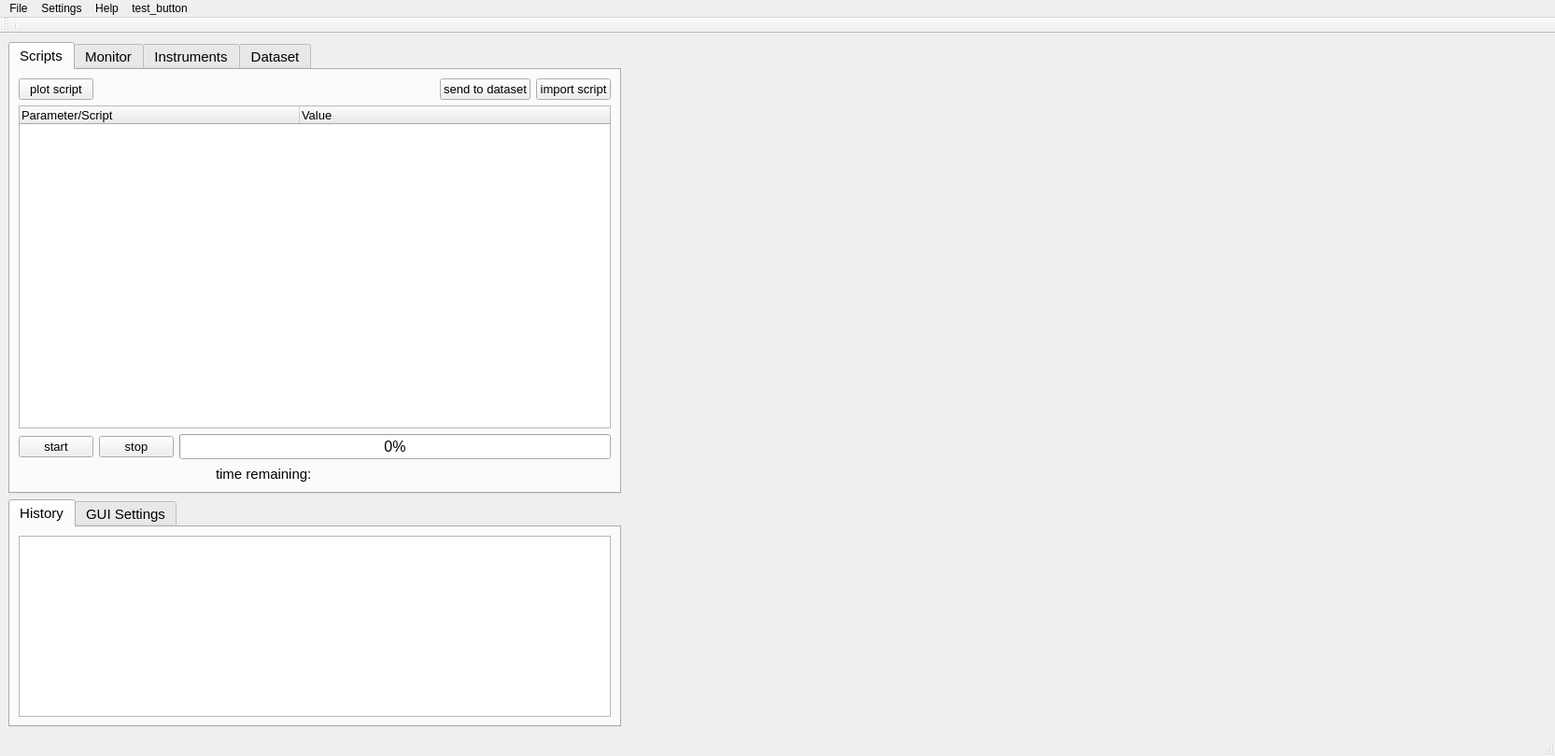
<?xml version="1.0" encoding="UTF-8"?>
<ui version="4.0">
 <class>MainWindow</class>
 <widget class="QMainWindow" name="MainWindow">
  <property name="geometry">
   <rect>
    <x>0</x>
    <y>0</y>
    <width>1665</width>
    <height>810</height>
   </rect>
  </property>
  <property name="sizePolicy">
   <sizepolicy hsizetype="Expanding" vsizetype="Expanding">
    <horstretch>0</horstretch>
    <verstretch>0</verstretch>
   </sizepolicy>
  </property>
  <property name="windowTitle">
   <string>Lukin Lab - B26 GUI</string>
  </property>
  <widget class="QWidget" name="centralwidget">
   <layout class="QHBoxLayout" name="horizontalLayout_8">
    <item>
     <layout class="QHBoxLayout" name="horizontalLayout_7" stretch="8,12">
      <item>
       <layout class="QVBoxLayout" name="verticalLayout_10" stretch="0,0">
        <item>
         <widget class="QTabWidget" name="tabWidget">
          <property name="sizePolicy">
           <sizepolicy hsizetype="Expanding" vsizetype="Expanding">
            <horstretch>0</horstretch>
            <verstretch>0</verstretch>
           </sizepolicy>
          </property>
          <property name="font">
           <font>
            <pointsize>11</pointsize>
           </font>
          </property>
          <property name="autoFillBackground">
           <bool>true</bool>
          </property>
          <property name="tabPosition">
           <enum>QTabWidget::North</enum>
          </property>
          <property name="tabShape">
           <enum>QTabWidget::Rounded</enum>
          </property>
          <property name="currentIndex">
           <number>0</number>
          </property>
          <widget class="QWidget" name="tab_scripts">
           <attribute name="title">
            <string>Scripts</string>
           </attribute>
           <layout class="QVBoxLayout" name="verticalLayout_6">
            <item>
             <layout class="QVBoxLayout" name="verticalLayout_4">
              <item>
               <layout class="QHBoxLayout" name="horizontalLayout_4">
                <item>
                 <widget class="QPushButton" name="btn_plot_script">
                  <property name="font">
                   <font>
                    <pointsize>10</pointsize>
                   </font>
                  </property>
                  <property name="text">
                   <string>plot script</string>
                  </property>
                 </widget>
                </item>
                <item>
                 <spacer name="horizontalSpacer_2">
                  <property name="orientation">
                   <enum>Qt::Horizontal</enum>
                  </property>
                  <property name="sizeHint" stdset="0">
                   <size>
                    <width>40</width>
                    <height>20</height>
                   </size>
                  </property>
                 </spacer>
                </item>
                <item>
                 <widget class="QPushButton" name="btn_store_script_data">
                  <property name="font">
                   <font>
                    <pointsize>10</pointsize>
                   </font>
                  </property>
                  <property name="text">
                   <string>send to dataset</string>
                  </property>
                 </widget>
                </item>
                <item>
                 <widget class="QPushButton" name="btn_load_scripts">
                  <property name="font">
                   <font>
                    <pointsize>10</pointsize>
                   </font>
                  </property>
                  <property name="text">
                   <string>import script</string>
                  </property>
                 </widget>
                </item>
               </layout>
              </item>
              <item>
               <widget class="QTreeWidget" name="tree_scripts">
                <property name="enabled">
                 <bool>true</bool>
                </property>
                <property name="sizePolicy">
                 <sizepolicy hsizetype="Expanding" vsizetype="Expanding">
                  <horstretch>0</horstretch>
                  <verstretch>0</verstretch>
                 </sizepolicy>
                </property>
                <property name="font">
                 <font>
                  <pointsize>10</pointsize>
                 </font>
                </property>
                <property name="autoFillBackground">
                 <bool>false</bool>
                </property>
                <property name="lineWidth">
                 <number>1</number>
                </property>
                <property name="midLineWidth">
                 <number>0</number>
                </property>
                <property name="editTriggers">
                 <set>QAbstractItemView::AllEditTriggers</set>
                </property>
                <property name="alternatingRowColors">
                 <bool>true</bool>
                </property>
                <property name="wordWrap">
                 <bool>true</bool>
                </property>
                <property name="headerHidden">
                 <bool>false</bool>
                </property>
                <attribute name="headerDefaultSectionSize">
                 <number>300</number>
                </attribute>
                <attribute name="headerHighlightSections">
                 <bool>true</bool>
                </attribute>
                <column>
                 <property name="text">
                  <string>Parameter/Script</string>
                 </property>
                </column>
                <column>
                 <property name="text">
                  <string>Value</string>
                 </property>
                </column>
               </widget>
              </item>
              <item>
               <layout class="QHBoxLayout" name="horizontalLayout_5">
                <item>
                 <widget class="QPushButton" name="btn_start_script">
                  <property name="font">
                   <font>
                    <pointsize>10</pointsize>
                   </font>
                  </property>
                  <property name="text">
                   <string>start</string>
                  </property>
                 </widget>
                </item>
                <item>
                 <widget class="QPushButton" name="btn_stop_script">
                  <property name="font">
                   <font>
                    <pointsize>10</pointsize>
                   </font>
                  </property>
                  <property name="text">
                   <string>stop</string>
                  </property>
                 </widget>
                </item>
                <item>
                 <widget class="QProgressBar" name="progressBar">
                  <property name="font">
                   <font>
                    <pointsize>12</pointsize>
                   </font>
                  </property>
                  <property name="toolTip">
                   <string/>
                  </property>
                  <property name="statusTip">
                   <string/>
                  </property>
                  <property name="value">
                   <number>0</number>
                  </property>
                 </widget>
                </item>
               </layout>
              </item>
              <item>
               <layout class="QHBoxLayout" name="horizontalLayout_6" stretch="1,1,1">
                <item>
                 <spacer name="horizontalSpacer_3">
                  <property name="orientation">
                   <enum>Qt::Horizontal</enum>
                  </property>
                  <property name="sizeHint" stdset="0">
                   <size>
                    <width>138</width>
                    <height>20</height>
                   </size>
                  </property>
                 </spacer>
                </item>
                <item>
                 <widget class="QLabel" name="lbl_time_estimate">
                  <property name="text">
                   <string>time remaining:</string>
                  </property>
                 </widget>
                </item>
                <item>
                 <spacer name="horizontalSpacer_4">
                  <property name="orientation">
                   <enum>Qt::Horizontal</enum>
                  </property>
                  <property name="sizeHint" stdset="0">
                   <size>
                    <width>268</width>
                    <height>20</height>
                   </size>
                  </property>
                 </spacer>
                </item>
               </layout>
              </item>
             </layout>
            </item>
           </layout>
          </widget>
          <widget class="QWidget" name="tab_monitor">
           <attribute name="title">
            <string>Monitor</string>
           </attribute>
           <layout class="QVBoxLayout" name="verticalLayout_7">
            <item>
             <layout class="QVBoxLayout" name="verticalLayout_5">
              <item>
               <layout class="QHBoxLayout" name="horizontalLayout_2">
                <item>
                 <widget class="QPushButton" name="btn_plot_probe">
                  <property name="font">
                   <font>
                    <pointsize>10</pointsize>
                   </font>
                  </property>
                  <property name="text">
                   <string>plot probe</string>
                  </property>
                 </widget>
                </item>
                <item>
                 <layout class="QHBoxLayout" name="horizontalLayout">
                  <item>
                   <widget class="QLabel" name="lbl_probe_log_path">
                    <property name="font">
                     <font>
                      <pointsize>10</pointsize>
                     </font>
                    </property>
                    <property name="text">
                     <string>Path</string>
                    </property>
                   </widget>
                  </item>
                  <item>
                   <widget class="QLineEdit" name="txt_probe_log_path">
                    <property name="font">
                     <font>
                      <pointsize>10</pointsize>
                     </font>
                    </property>
                    <property name="text">
                     <string>Z:\Lab\Cantilever\Measurements</string>
                    </property>
                   </widget>
                  </item>
                  <item>
                   <widget class="QCheckBox" name="chk_probe_log">
                    <property name="font">
                     <font>
                      <pointsize>10</pointsize>
                     </font>
                    </property>
                    <property name="text">
                     <string>logging on</string>
                    </property>
                   </widget>
                  </item>
                 </layout>
                </item>
               </layout>
              </item>
              <item>
               <widget class="QTreeWidget" name="tree_monitor">
                <property name="enabled">
                 <bool>true</bool>
                </property>
                <property name="sizePolicy">
                 <sizepolicy hsizetype="Expanding" vsizetype="Expanding">
                  <horstretch>0</horstretch>
                  <verstretch>0</verstretch>
                 </sizepolicy>
                </property>
                <property name="editTriggers">
                 <set>QAbstractItemView::AllEditTriggers</set>
                </property>
                <property name="headerHidden">
                 <bool>false</bool>
                </property>
                <attribute name="headerDefaultSectionSize">
                 <number>150</number>
                </attribute>
                <attribute name="headerHighlightSections">
                 <bool>true</bool>
                </attribute>
                <column>
                 <property name="text">
                  <string>Parameter</string>
                 </property>
                </column>
                <column>
                 <property name="text">
                  <string>Value</string>
                 </property>
                </column>
               </widget>
              </item>
             </layout>
            </item>
           </layout>
          </widget>
          <widget class="QWidget" name="tab_settings">
           <attribute name="title">
            <string>Instruments</string>
           </attribute>
           <layout class="QVBoxLayout" name="verticalLayout_8">
            <item>
             <layout class="QVBoxLayout" name="verticalLayout_3">
              <item>
               <layout class="QHBoxLayout" name="horizontalLayout_3">
                <item>
                 <spacer name="horizontalSpacer">
                  <property name="orientation">
                   <enum>Qt::Horizontal</enum>
                  </property>
                  <property name="sizeHint" stdset="0">
                   <size>
                    <width>40</width>
                    <height>20</height>
                   </size>
                  </property>
                 </spacer>
                </item>
                <item>
                 <widget class="QPushButton" name="btn_load_instruments">
                  <property name="font">
                   <font>
                    <pointsize>10</pointsize>
                   </font>
                  </property>
                  <property name="text">
                   <string>import instrument</string>
                  </property>
                 </widget>
                </item>
               </layout>
              </item>
              <item>
               <widget class="QTreeWidget" name="tree_settings">
                <property name="enabled">
                 <bool>true</bool>
                </property>
                <property name="sizePolicy">
                 <sizepolicy hsizetype="Expanding" vsizetype="Expanding">
                  <horstretch>0</horstretch>
                  <verstretch>0</verstretch>
                 </sizepolicy>
                </property>
                <property name="font">
                 <font>
                  <pointsize>10</pointsize>
                 </font>
                </property>
                <property name="editTriggers">
                 <set>QAbstractItemView::AllEditTriggers</set>
                </property>
                <property name="headerHidden">
                 <bool>false</bool>
                </property>
                <attribute name="headerDefaultSectionSize">
                 <number>200</number>
                </attribute>
                <attribute name="headerHighlightSections">
                 <bool>true</bool>
                </attribute>
                <column>
                 <property name="text">
                  <string>Instrument</string>
                 </property>
                </column>
                <column>
                 <property name="text">
                  <string>Value</string>
                 </property>
                </column>
               </widget>
              </item>
             </layout>
            </item>
           </layout>
          </widget>
          <widget class="QWidget" name="tab_data">
           <attribute name="title">
            <string>Dataset</string>
           </attribute>
           <layout class="QHBoxLayout" name="horizontalLayout_13">
            <item>
             <layout class="QHBoxLayout" name="horizontalLayout_12">
              <item>
               <layout class="QVBoxLayout" name="verticalLayout">
                <item>
                 <layout class="QHBoxLayout" name="horizontalLayout_10">
                  <item>
                   <widget class="QPushButton" name="btn_plot_data">
                    <property name="font">
                     <font>
                      <pointsize>10</pointsize>
                     </font>
                    </property>
                    <property name="text">
                     <string>plot script</string>
                    </property>
                   </widget>
                  </item>
                  <item>
                   <widget class="QPushButton" name="btn_save_data">
                    <property name="font">
                     <font>
                      <pointsize>10</pointsize>
                     </font>
                    </property>
                    <property name="text">
                     <string>save selected</string>
                    </property>
                   </widget>
                  </item>
                  <item>
                   <widget class="QPushButton" name="btn_delete_data">
                    <property name="font">
                     <font>
                      <pointsize>10</pointsize>
                     </font>
                    </property>
                    <property name="text">
                     <string>delete selected</string>
                    </property>
                   </widget>
                  </item>
                 </layout>
                </item>
                <item>
                 <widget class="QTreeView" name="tree_dataset">
                  <property name="dragEnabled">
                   <bool>true</bool>
                  </property>
                  <property name="dragDropMode">
                   <enum>QAbstractItemView::DragDrop</enum>
                  </property>
                  <property name="defaultDropAction">
                   <enum>Qt::MoveAction</enum>
                  </property>
                  <property name="selectionMode">
                   <enum>QAbstractItemView::ExtendedSelection</enum>
                  </property>
                  <property name="uniformRowHeights">
                   <bool>true</bool>
                  </property>
                 </widget>
                </item>
               </layout>
              </item>
             </layout>
            </item>
           </layout>
          </widget>
         </widget>
        </item>
        <item>
         <widget class="QTabWidget" name="tabWidget_2">
          <property name="sizePolicy">
           <sizepolicy hsizetype="Preferred" vsizetype="Preferred">
            <horstretch>0</horstretch>
            <verstretch>0</verstretch>
           </sizepolicy>
          </property>
          <property name="font">
           <font>
            <pointsize>11</pointsize>
           </font>
          </property>
          <property name="currentIndex">
           <number>0</number>
          </property>
          <widget class="QWidget" name="tab">
           <attribute name="title">
            <string>History</string>
           </attribute>
           <layout class="QVBoxLayout" name="verticalLayout_9">
            <item>
             <widget class="QListView" name="list_history">
              <property name="font">
               <font>
                <pointsize>10</pointsize>
               </font>
              </property>
              <property name="alternatingRowColors">
               <bool>true</bool>
              </property>
              <property name="wordWrap">
               <bool>true</bool>
              </property>
             </widget>
            </item>
           </layout>
          </widget>
          <widget class="QWidget" name="tab_settings_2">
           <attribute name="title">
            <string>GUI Settings</string>
           </attribute>
           <layout class="QHBoxLayout" name="horizontalLayout_11">
            <item>
             <layout class="QVBoxLayout" name="verticalLayout_11">
              <item>
               <widget class="QTreeView" name="tree_gui_settings">
                <property name="font">
                 <font>
                  <pointsize>10</pointsize>
                 </font>
                </property>
                <property name="editTriggers">
                 <set>QAbstractItemView::DoubleClicked|QAbstractItemView::EditKeyPressed</set>
                </property>
                <property name="alternatingRowColors">
                 <bool>true</bool>
                </property>
                <property name="selectionMode">
                 <enum>QAbstractItemView::SingleSelection</enum>
                </property>
                <property name="selectionBehavior">
                 <enum>QAbstractItemView::SelectItems</enum>
                </property>
                <property name="indentation">
                 <number>0</number>
                </property>
                <property name="uniformRowHeights">
                 <bool>true</bool>
                </property>
                <property name="itemsExpandable">
                 <bool>true</bool>
                </property>
                <property name="sortingEnabled">
                 <bool>true</bool>
                </property>
                <property name="expandsOnDoubleClick">
                 <bool>true</bool>
                </property>
                <attribute name="headerDefaultSectionSize">
                 <number>200</number>
                </attribute>
                <attribute name="headerShowSortIndicator" stdset="0">
                 <bool>true</bool>
                </attribute>
               </widget>
              </item>
             </layout>
            </item>
           </layout>
          </widget>
         </widget>
        </item>
       </layout>
      </item>
      <item>
       <layout class="QVBoxLayout" name="verticalLayout_2" stretch="1">
        <item>
         <widget class="QWidget" name="plot" native="true">
          <layout class="QHBoxLayout" name="horizontalLayout_15">
           <property name="spacing">
            <number>0</number>
           </property>
           <property name="margin">
            <number>0</number>
           </property>
          </layout>
         </widget>
        </item>
       </layout>
      </item>
     </layout>
    </item>
   </layout>
  </widget>
  <widget class="QMenuBar" name="menubar">
   <property name="geometry">
    <rect>
     <x>0</x>
     <y>0</y>
     <width>1665</width>
     <height>21</height>
    </rect>
   </property>
   <widget class="QMenu" name="menuFile">
    <property name="title">
     <string>File</string>
    </property>
    <addaction name="btn_exit"/>
   </widget>
   <widget class="QMenu" name="menuSettings">
    <property name="title">
     <string>Settings</string>
    </property>
    <addaction name="btn_load_gui"/>
    <addaction name="btn_save_gui"/>
   </widget>
   <widget class="QMenu" name="menuHelp">
    <property name="title">
     <string>Help</string>
    </property>
    <addaction name="btn_about"/>
   </widget>
   <widget class="QMenu" name="btn_test">
    <property name="title">
     <string>test_button</string>
    </property>
    <addaction name="btn_test_2"/>
   </widget>
   <addaction name="menuFile"/>
   <addaction name="menuSettings"/>
   <addaction name="menuHelp"/>
   <addaction name="btn_test"/>
  </widget>
  <widget class="QStatusBar" name="statusbar"/>
  <widget class="QToolBar" name="toolBar">
   <property name="windowTitle">
    <string>toolBar</string>
   </property>
   <attribute name="toolBarArea">
    <enum>TopToolBarArea</enum>
   </attribute>
   <attribute name="toolBarBreak">
    <bool>false</bool>
   </attribute>
   <addaction name="separator"/>
  </widget>
  <action name="btn_exit">
   <property name="text">
    <string>Exit</string>
   </property>
  </action>
  <action name="btn_load_gui">
   <property name="text">
    <string>load</string>
   </property>
  </action>
  <action name="btn_save_gui">
   <property name="text">
    <string>save</string>
   </property>
  </action>
  <action name="btn_about">
   <property name="text">
    <string>about</string>
   </property>
  </action>
  <action name="btn_test_2">
   <property name="text">
    <string>test</string>
   </property>
  </action>
 </widget>
 <resources/>
 <connections/>
</ui>
